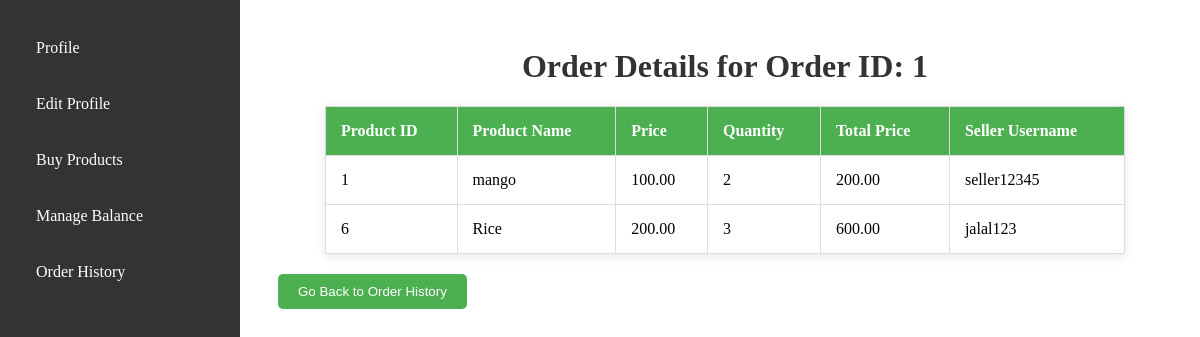
The app's page /buyer/view/order_details.php?oid=1 (signed in) with its own data.
### tables this page shows
CREATE TABLE `orderedproduct` (
  `order_id` int(11) NOT NULL,
  `pid` int(11) NOT NULL,
  `quantity` int(11) DEFAULT NULL,
  `price` decimal(10,2) DEFAULT NULL,
  `seller_username` varchar(100) DEFAULT NULL
);

CREATE TABLE `product` (
  `PID` int(11) NOT NULL,
  `SellerUsername` varchar(100) DEFAULT NULL,
  `PName` varchar(100) NOT NULL,
  `Price` varchar(100) DEFAULT NULL,
  `Quantity` varchar(100) DEFAULT NULL,
  `Picture` varchar(100) DEFAULT NULL,
  `Details` text DEFAULT NULL
);

### buyer/control/order_details_control.php (called while the page is built, shortened)
<?php
include('../model/db.php');
$oid = $_GET['oid'];
$db = new mydb();
$conn = $db->openCon();
$orderDetails = $db->getOrderDetails($oid, $conn);
?>

### buyer/model/db.php (called while the page is built, shortened)
<?php
class mydb {
    function getOrderDetails($oid, $connobject) {
        $query = "SELECT op.pid, p.PName, op.price, op.quantity, (op.price * op.quantity) AS TotalPrice, op.seller_username
                  FROM orderedproduct op
                  JOIN product p ON op.pid = p.PID
                  WHERE op.order_id = '$oid'";
        $result = $connobject->query($query);
        $orderDetails = [];
        if ($result) {
            while ($row = $result->fetch_assoc()) {
                $orderDetails[] = $row;
            }
        }
        return $orderDetails;
    }
}
?>

### buyer/view/order_details.php (the view, shortened to what this page needs)
<?php
include('../control/order_details_control.php');
$oid = $_GET['oid'];
?>
<!DOCTYPE html>
<html lang="en">
<head>
    <link rel="stylesheet" href="../css/buyer_profile.css">
</head>
<body>
    <div class="navbar">
    <a href="buyer_profile.php">Profile</a>
        <a href="edit_profile.php">Edit Profile</a>
        <a href="buy_product.php">Buy Products</a>
        <a href="manage_balance.php">Manage Balance</a>
        <a href="order_history.php">Order History</a>
    </div>
    <div class="main-content">
        <h1>Order Details for Order ID: <?php echo htmlspecialchars($oid); ?></h1>
        <?php if (!empty($orderDetails)): ?>
            <table border="1">
                <tr>
                    <th>Product ID</th>
                    <th>Product Name</th>
                    <th>Price</th>
                    <th>Quantity</th>
                    <th>Total Price</th>
                    <th>Seller Username</th>
                </tr>
                <?php foreach ($orderDetails as $detail): ?>
                    <tr>
                        <td><?php echo htmlspecialchars($detail['pid']); ?></td>
                        <td><?php echo htmlspecialchars($detail['PName']); ?></td>
                        <td><?php echo htmlspecialchars($detail['price']); ?></td>
                        <td><?php echo htmlspecialchars($detail['quantity']); ?></td>
                        <td><?php echo htmlspecialchars($detail['TotalPrice']); ?></td>
                        <td><?php echo htmlspecialchars($detail['seller_username']); ?></td>
                    </tr>
                <?php endforeach; ?>
            </table>
        <?php else: ?>
            <p>No details found for this order.</p>
        <?php endif; ?>
        <button onclick="location.href='order_history.php'">Go Back to Order History</button>
    </div>
</body>
</html>

### buyer/css/buyer_profile.css (style rules this page uses)
.navbar { width: 200px; background-color: #333; padding: 20px; display: flex; flex-direction: column; align-items: flex-start; height: 100vh; position: fixed; top: 0; left: 0; }
.navbar a { color: white; text-decoration: none; padding: 14px 16px; margin: 5px 0; width: 100%; text-align: left; border-radius: 5px; border: none; }
.main-content { margin-left: 250px; padding: 20px; }
h1, h2 { text-align: center; color: #333; margin-top: 20px; }
button { background-color: #4CAF50; color: white; padding: 10px 20px; border: none; border-radius: 5px; cursor: pointer; transition: background-color 0.3s ease, transform 0.3s ease; }
table { width: 100%; max-width: 800px; margin: 20px auto; border-collapse: collapse; box-shadow: 0 2px 10px rgba(0, 0, 0, 0.1); }
th, td { padding: 15px; text-align: left; border: 1px solid #ddd; }
th { background-color: #4CAF50; color: #fff; }

### records on screen
orderedproduct: pid "1", pid.PName "mango", price "100.00", quantity "2", TotalPrice "200.00", seller_username "seller12345"
orderedproduct: pid "6", pid.PName "Rice", price "200.00", quantity "3", TotalPrice "600.00", seller_username "jalal123"

### other values on screen
$oid "1"
